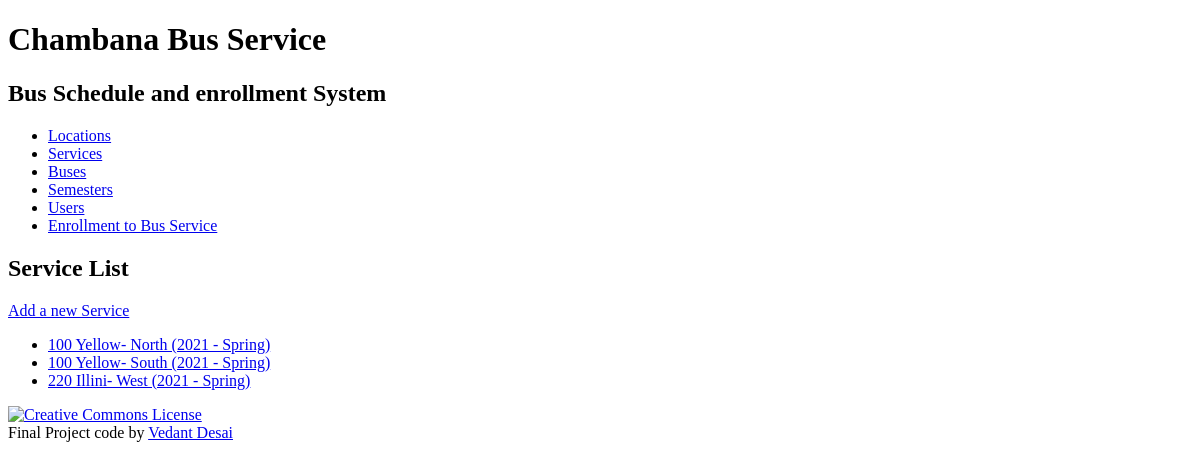
The page /service/ on the database as committed earlier.
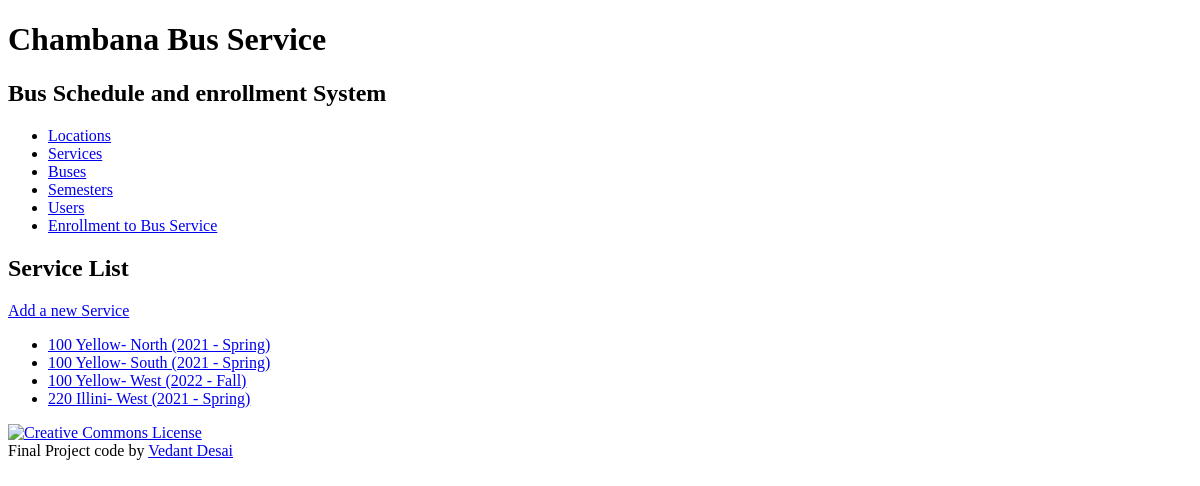
The same page on the database as committed later.
### bookinginfo/models.py (models this page shows, shortened)
class Service(models.Model):
    service_id = models.AutoField(primary_key=True)
    trip_direction = models.CharField(max_length=45)
    start_location = models.ForeignKey(LocationDetail, related_name='startlocation', on_delete=models.PROTECT)
    end_location = models.ForeignKey(LocationDetail, related_name='endlocation', on_delete=models.PROTECT)
    bus = models.ForeignKey(BusName, related_name='schedules', on_delete=models.PROTECT)
    semester = models.ForeignKey(Semester, related_name='schedules', on_delete=models.PROTECT)
    def __str__(self):
        return '%s %s- %s (%s)' % (self.bus.bus_number, self.bus.bus_name, self.trip_direction, self.semester.__str__())
    def get_absolute_url(self):
        return reverse('bookinginfo_service_detail_urlpattern',
                       kwargs={'pk': self.pk}
                       )
    class Meta:
        ordering = ['bus', 'trip_direction', 'semester']
        constraints = [
            UniqueConstraint(fields=['semester', 'bus', 'trip_direction'], name='unique_service')
        ]

class BusName(models.Model):
    bus_id = models.AutoField(primary_key=True)
    bus_name = models.CharField(max_length=155)
    bus_number = models.IntegerField(unique=True)
    class Meta:
        ordering = ['bus_number', 'bus_name']
        constraints = [
            UniqueConstraint(fields=['bus_number', 'bus_name'], name='unique_busName')
        ]

class Semester(models.Model):
    semester_id = models.AutoField(primary_key=True)
    year = models.ForeignKey(Year, related_name='semesters', on_delete=models.PROTECT)
    period = models.ForeignKey(Period, related_name='semesters', on_delete=models.PROTECT)
    def __str__(self):
        return '%s - %s' % (self.year.year, self.period.period_name)
    class Meta:
        ordering = ['year__year', 'period__period_sequence']
        constraints = [
            UniqueConstraint(fields=['year', 'period'], name='unique_semester')
        ]

class Year(models.Model):
    year_id = models.AutoField(primary_key=True)
    year = models.IntegerField(unique=True)
    class Meta:
        ordering = ['year']

class Period(models.Model):
    period_id = models.AutoField(primary_key=True)
    period_sequence = models.IntegerField(unique=True)
    period_name = models.CharField(max_length=45, unique=True, default='')
    class Meta:
        ordering = ['period_sequence']

### bookinginfo/views.py (the view)
class ServiceList(View):
    def get(self, request):
        return render(
            request,
            'bookinginfo/service_list.html',
            {'service_list': Service.objects.all()}
        )

### bookinginfo/templates/bookinginfo/service_list.html (shortened to what this page needs)
{% extends 'bookinginfo/base.html' %}
{% block content %}
<h2>Service List</h2>
    <div>
    <a href="{% url 'bookinginfo_service_create_urlpattern' %}">Add a new Service</a>
    </div>
<ul>
    {% for service in service_list %}
    <li>
      <a href="{{ service.get_absolute_url }}">{{ service}}</a>
    </li>
    {% empty %}
      <li><em> There are currently no services available.</em></li>
    {% endfor %}
</ul>
{% endblock %}

Rows that differ between the two databases and show on the page:
added Service: bus+trip_direction+semester "100 Yellow- West (2022 - Fall)"
